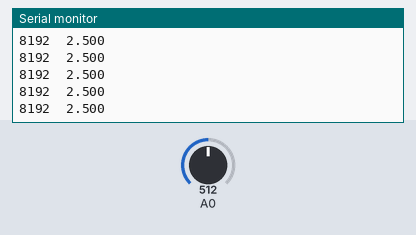
Bench run of a sketch on a simulated Arduino Uno R4 Minima. Shown: the last lines printed to the serial monitor. The test bench sets the inputs (shaded band); at power-on: A0 = 512 (analog values on the 0–1023 scale).

Above: at 1.2 s.
1.3 s: A0 set to 716
At 1.32 s:
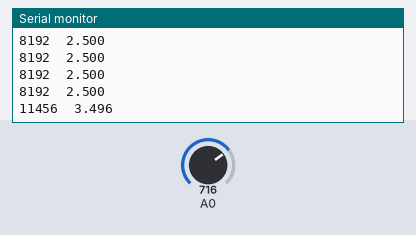
2.8 s: A0 set to 900
At 2.83 s:
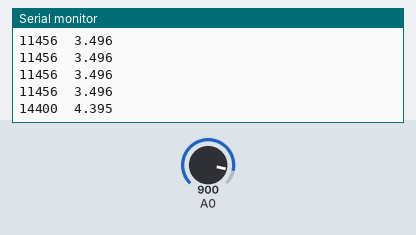
Timing chart, 0 to 5.8 s (numbered marks = the images above; inputs shaded):
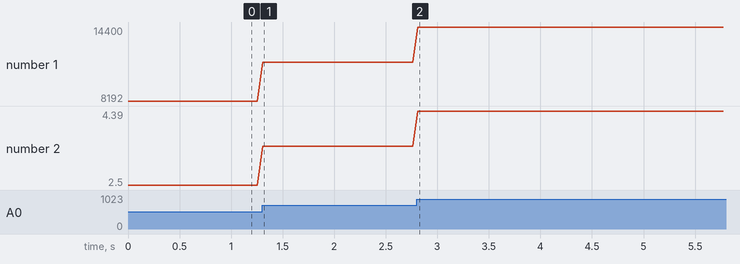

The sketch:

stage1_fsr.ino
```cpp
// 1단계: FSR + 10k 분압, A0 읽기 (UNO R4 Minima)  -- 컴파일/실행 검증 안 됨
void setup() {
  Serial.begin(115200);
  analogReadResolution(14);          // R4는 기본 10bit, 14bit로 올림 (0~16383)
}
void loop() {
  int raw = analogRead(A0);
  float volt = raw * 5.0 / 16383.0;
  Serial.print(raw); Serial.print('\t'); Serial.println(volt, 3);  // 시리얼 플로터에는 raw만 보고 싶으면 한 값만 출력
  delay(50);
}
```

Measured:
- after the input at 1.3 s, the serial monitor: prints a new line at once (image 1)
- after the input at 2.8 s, the serial monitor: prints a new line at once (image 2)
- plotted number 1: 8192 → 11456 after the input at 1.3 s, 11456 → 14400 after the input at 2.8 s
- plotted number 2: 2.5 → 3.5 after the input at 1.3 s, 3.5 → 4.39 after the input at 2.8 s
